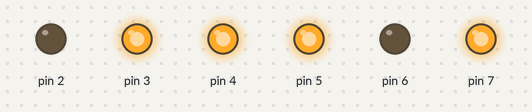
The sketch below on a simulated Arduino Uno, built with avr-gcc and run on an emulated ATmega328P. Shown: output pins drawn as LEDs (lit = HIGH).

Above: at 0.1 s.
At 2.1 s:
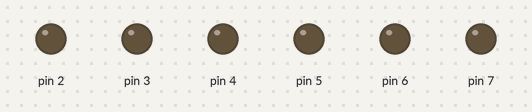
Timing chart, 0 to 3.6 s (numbered marks = the images above):
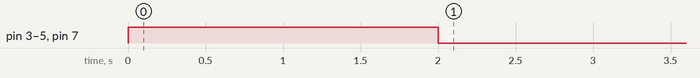

The sketch:

RobotControl.ino
```cpp
#include "MotorControl.h"

//Setup the motor pins
Motor motorA(3, 2, 4);
Motor motorB(5, 6, 7);

void setup() {
  motorA.setup();
  motorB.setup();
  //Start here

  motorA.move(FORWARD, 255);
  motorB.move(FORWARD, 255);
  delay(2000);

  //stop!
  motorA.move(STOP, 0);
  motorB.move(STOP, 0);
}

void loop() {

}
```

MotorControl.h
```cpp
#include <Arduino.h>
/* Use these constants with the move function */
const int FORWARD=1;
const int BACKWARD=2;
const int STOP=0;

/* This class represents a motor channel on an H-bridge. */
class Motor {
  public:
    int enable;
    int out1;
    int out2;

    //Construct the motor - this can be done globally if it's needed in setup and loop.
    Motor(int _enable, int _out1, int _out2) {
      enable = _enable;
      out1 = _out1;
      out2 = _out2;
    }

    //Call this to actually initialise the pins.
    void setup() {
      pinMode(enable, OUTPUT);
      pinMode(out1, OUTPUT);
      pinMode(out2, OUTPUT);
    }

    //Start the motor moving.
    //Call with directions FORWARD, BACKWARD or STOP.
    //Speed controls the PWM output - values below about 90 will probably make the motor stall.
    //255 is 100%.
    void move(int direction, byte speed) {
      switch(direction) {
        default:  // and STOP
          digitalWrite(out1, LOW);
          digitalWrite(out2, LOW);
          analogWrite(enable, 0);
          break;
        case FORWARD:
          digitalWrite(out1, LOW);
          digitalWrite(out2, HIGH);
          analogWrite(enable, speed);
          break;
        case BACKWARD:
          digitalWrite(out1, HIGH);
          digitalWrite(out2, LOW);
          analogWrite(enable, speed);
          break;
      }
  }
};
```
